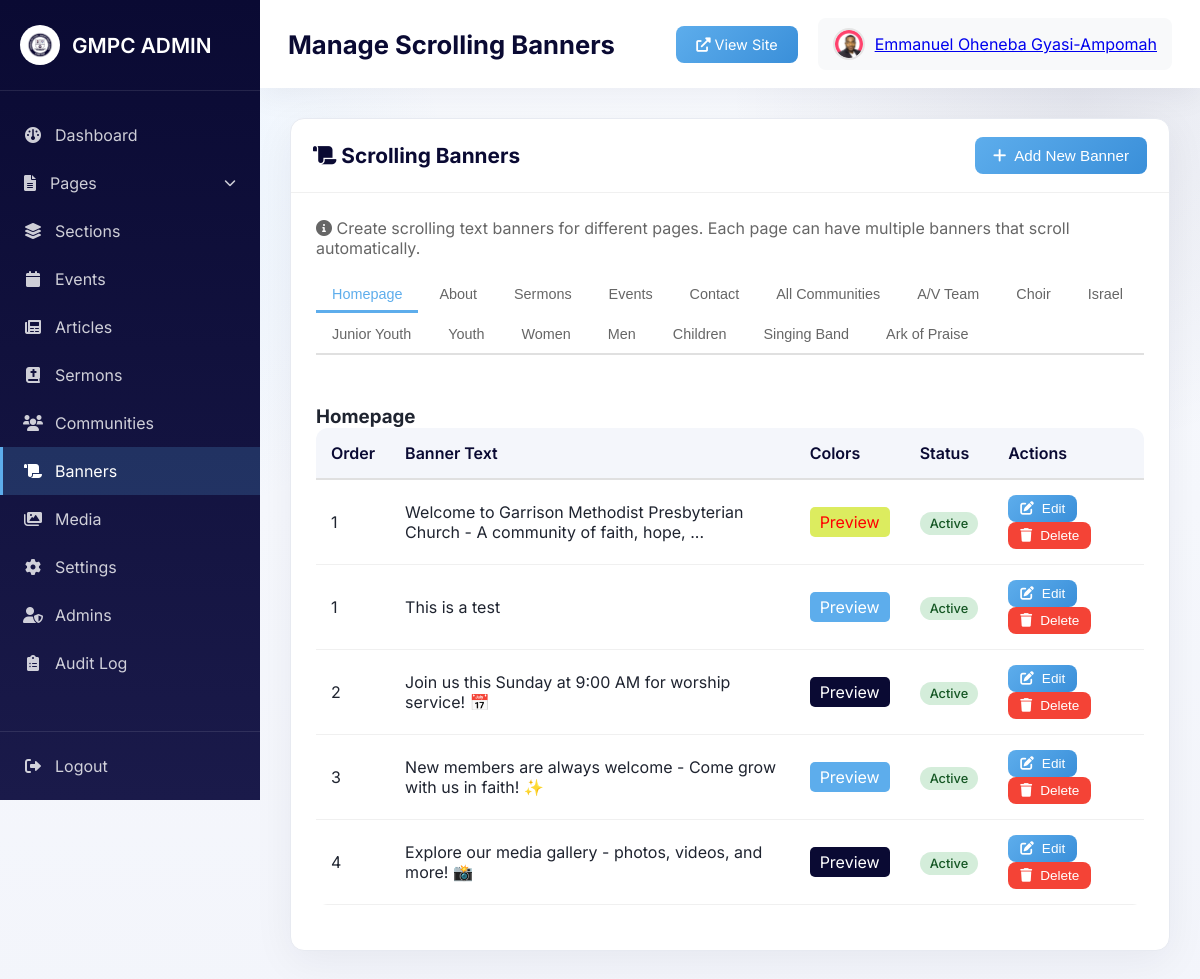
Screenshot of /admin/banners.php (signed in) with the database file from the repository.
### tables this page shows
CREATE TABLE `scrolling_banners` (
  `id` int NOT NULL AUTO_INCREMENT,
  `page_location` varchar(100) NOT NULL,
  `banner_text` text NOT NULL,
  `link_url` varchar(255) DEFAULT NULL,
  `text_color` varchar(20) DEFAULT '#ffffff',
  `background_color` varchar(20) DEFAULT '#5DADEC',
  `display_order` int DEFAULT '0',
  `status` enum('active','inactive') DEFAULT 'active',
  `created_by` int DEFAULT NULL,
  `created_at` timestamp NULL DEFAULT CURRENT_TIMESTAMP,
  `updated_at` timestamp NULL DEFAULT CURRENT_TIMESTAMP ON UPDATE CURRENT_TIMESTAMP,
  PRIMARY KEY (`id`),
  KEY `created_by` (`created_by`),
  KEY `idx_page_status` (`page_location`,`status`),
  CONSTRAINT `scrolling_banners_ibfk_1` FOREIGN KEY (`created_by`) REFERENCES `admins` (`id`) ON DELETE SET NULL
);

### admin/banners.php (the view, shortened to what this page needs)
<?php
require_once 'includes/header.php';
$conn = getDBConnection();
try {
    $stmt = $conn->query("SELECT * FROM scrolling_banners ORDER BY page_location, display_order ASC");
    $banners = $stmt->fetchAll();
} catch(PDOException $e) {
    $error = 'Error loading banners.';
    error_log($e->getMessage());
}
$bannersByPage = [];
foreach ($banners as $banner) {
    $bannersByPage[$banner['page_location']][] = $banner;
}
?>
<div class="card">
    <div class="card-header">
        <h2><i class="fas fa-scroll"></i> Scrolling Banners</h2>
        <button onclick="showAddModal()" class="btn btn-primary">
            <i class="fas fa-plus"></i> Add New Banner
        </button>
    </div>
    <div class="card-body">
        <p style="margin-bottom: 20px; color: #666;">
            <i class="fas fa-info-circle"></i> Create scrolling text banners for different pages. Each page can have multiple banners that scroll automatically.
        </p>
        <div class="banner-tabs" style="margin-bottom: 30px; display: flex; flex-wrap: wrap; gap: 5px;">
            <button class="tab-btn active" onclick="showTab('homepage')">Homepage</button>
            <button class="tab-btn" onclick="showTab('about')">About</button>
            <button class="tab-btn" onclick="showTab('sermons')">Sermons</button>
            <button class="tab-btn" onclick="showTab('events')">Events</button>
            <button class="tab-btn" onclick="showTab('contact')">Contact</button>
            <button class="tab-btn" onclick="showTab('communities')">All Communities</button>
            <button class="tab-btn" onclick="showTab('audio-visual-team')">A/V Team</button>
            <button class="tab-btn" onclick="showTab('choir')">Choir</button>
            <button class="tab-btn" onclick="showTab('israel')">Israel</button>
            <button class="tab-btn" onclick="showTab('junior-youth')">Junior Youth</button>
            <button class="tab-btn" onclick="showTab('youth-fellowship')">Youth</button>
            <button class="tab-btn" onclick="showTab('womens-fellowship')">Women</button>
            <button class="tab-btn" onclick="showTab('mens-fellowship')">Men</button>
            <button class="tab-btn" onclick="showTab('children-service')">Children</button>
            <button class="tab-btn" onclick="showTab('singing-band')">Singing Band</button>
            <button class="tab-btn" onclick="showTab('ark-of-praise')">Ark of Praise</button>
        </div>
        <div id="tab-homepage" class="tab-content active">
            <h3>Homepage</h3>
            <?php if (isset($bannersByPage['homepage']) && count($bannersByPage['homepage']) > 0): ?>
                <div class="table-responsive">
                    <table>
                        <thead>
                            <tr>
                                <th>Order</th>
                                <th>Banner Text</th>
                                <th>Colors</th>
                                <th>Status</th>
                                <th>Actions</th>
                            </tr>
                        </thead>
                        <tbody>
                            <?php foreach ($bannersByPage['homepage'] as $banner): ?>
                                <tr>
                                    <td><?php echo $banner['display_order']; ?></td>
                                    <td><?php echo htmlspecialchars(substr($banner['banner_text'], 0, 80)) . (strlen($banner['banner_text']) > 80 ? '...' : ''); ?></td>
                                    <td>
                                        <span style="background: <?php echo $banner['background_color']; ?>; color: <?php echo $banner['text_color']; ?>; padding: 5px 10px; border-radius: 5px;">
                                            Preview
                                        </span>
                                    </td>
                                    <td>
                                        <span class="badge badge-<?php echo $banner['status'] === 'active' ? 'success' : 'danger'; ?>">
                                            <?php echo ucfirst($banner['status']); ?>
                                        </span>
                                    </td>
                                    <td>
                                        <button onclick='editBanner(<?php echo json_encode($banner); ?>)' class="btn btn-sm btn-primary">
                                            <i class="fas fa-edit"></i> Edit
                                        </button>
                                        <button onclick="deleteBanner(<?php echo $banner['id']; ?>)" class="btn btn-sm btn-danger">
                                            <i class="fas fa-trash"></i> Delete
                                        </button>
                                    </td>
                                </tr>
                            <?php endforeach; ?>
                        </tbody>
                    </table>
                </div>
            <?php else: ?>
                <p style="text-align: center; color: #999; padding: 40px;">No homepage banners yet. Click "Add New Banner" to create one.</p>
            <?php endif; ?>
        </div>
    </div>
</div>
<?php require_once 'includes/footer.php'; ?>

### admin/css/admin.css (style rules this page uses)
:root { --navy: #0A0A33; --navy-2: #11113f; --sky: #5DADEC; --slate: #6c757d; --card-border: #e7eaf1; --bg-soft: #f6f8fb; }
* { margin: 0; padding: 0; box-sizing: border-box; }
body { font-family: 'Inter', sans-serif; background: radial-gradient(circle at 10% 20%, rgba(93,173,236,0.09), transparent 25%), radial-gradient(circle at 90% 10%, rgba(17,17,63,0.08), transparent 25%), linear-gradient(180deg, #f9fbff, #f3f5fb); color: #1f2430; }
.card { background: white; border-radius: 14px; border: 1px solid var(--card-border); box-shadow: 0 10px 40px rgba(10, 10, 51, 0.06); margin-bottom: 20px; }
.card-header { padding: 18px 22px; border-bottom: 1px solid #f0f0f0; display: flex; justify-content: space-between; align-items: center; }
.card-header h2 { font-size: 1.3rem; color: #0A0A33; }
.card-body { padding: 25px; }
.btn { padding: 10px 18px; border: none; border-radius: 8px; font-size: 0.95rem; font-weight: 500; cursor: pointer; text-decoration: none; display: inline-flex; align-items: center; gap: 8px; transition: all 0.3s; }
.btn-primary { background: linear-gradient(135deg, #5DADEC, #3a8fd9); color: white; }
.btn-danger { background: #f44336; color: white; }
.btn-sm { padding: 6px 12px; font-size: 0.85rem; }
.table-responsive { overflow-x: auto; }
table { width: 100%; border-collapse: collapse; background: white; border-radius: 12px; overflow: hidden; }
thead { background: #f4f6fb; }
th { padding: 15px; text-align: left; font-weight: 600; color: #0A0A33; border-bottom: 2px solid #e0e0e0; }
td { padding: 15px; border-bottom: 1px solid #f0f0f0; }
.badge { padding: 4px 10px; border-radius: 12px; font-size: 0.8rem; font-weight: 500; }
.badge-success { background: #d4edda; color: #155724; }

### admin/banners.php (style rules this page uses)
.banner-tabs { display: flex; gap: 10px; border-bottom: 2px solid #e0e0e0; }
.tab-btn { padding: 8px 16px; background: none; border: none; border-bottom: 3px solid transparent; cursor: pointer; font-weight: 500; color: #666; transition: all 0.3s; font-size: 0.9rem; white-space: nowrap; }
.tab-btn.active { color: #5DADEC; border-bottom-color: #5DADEC; }
.tab-content { display: none; padding: 20px 0; }
.tab-content.active { display: block; }

### rows the page displays
scrolling_banners: display_order "1", banner_text "Welcome to Garrison Methodist Presbyterian Church - A community of faith, hope,", status "Active"
scrolling_banners: display_order "1", banner_text "This is a test", status "Active"
scrolling_banners: display_order "2", banner_text "Join us this Sunday at 9:00 AM for worship service! 📅", status "Active"
scrolling_banners: display_order "3", banner_text "New members are always welcome - Come grow with us in faith! ✨", status "Active"
scrolling_banners: display_order "4", banner_text "Explore our media gallery - photos, videos, and more! 📸", status "Active"

### other values shown
$pageTitle "Manage Scrolling Banners"
$currentAdmin['name'] "Emmanuel Oheneba Gyasi-Ampomah"
